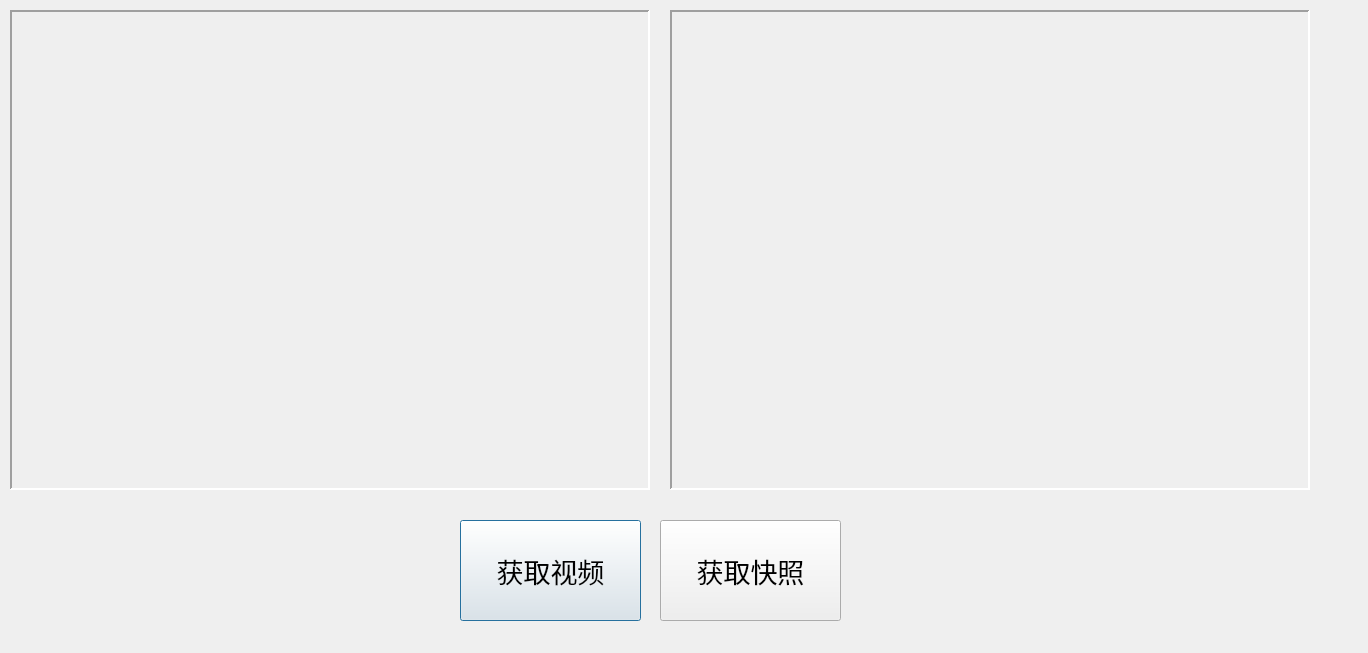
<?xml version="1.0" encoding="UTF-8"?>
<ui version="4.0">
 <class>VideoDialog</class>
 <widget class="QDialog" name="VideoDialog">
  <property name="geometry">
   <rect>
    <x>0</x>
    <y>0</y>
    <width>1368</width>
    <height>653</height>
   </rect>
  </property>
  <property name="font">
   <font>
    <pointsize>20</pointsize>
   </font>
  </property>
  <property name="windowTitle">
   <string>VideoDialog</string>
  </property>
  <widget class="QPushButton" name="streamButton">
   <property name="geometry">
    <rect>
     <x>460</x>
     <y>520</y>
     <width>181</width>
     <height>101</height>
    </rect>
   </property>
   <property name="text">
    <string>获取视频</string>
   </property>
  </widget>
  <widget class="QPushButton" name="getButton">
   <property name="geometry">
    <rect>
     <x>660</x>
     <y>520</y>
     <width>181</width>
     <height>101</height>
    </rect>
   </property>
   <property name="text">
    <string>获取快照</string>
   </property>
  </widget>
  <widget class="QLabel" name="label">
   <property name="geometry">
    <rect>
     <x>10</x>
     <y>10</y>
     <width>640</width>
     <height>480</height>
    </rect>
   </property>
   <property name="frameShape">
    <enum>QFrame::Panel</enum>
   </property>
   <property name="frameShadow">
    <enum>QFrame::Sunken</enum>
   </property>
   <property name="lineWidth">
    <number>2</number>
   </property>
   <property name="text">
    <string/>
   </property>
  </widget>
  <widget class="QLabel" name="shot1">
   <property name="geometry">
    <rect>
     <x>670</x>
     <y>10</y>
     <width>640</width>
     <height>480</height>
    </rect>
   </property>
   <property name="frameShape">
    <enum>QFrame::Panel</enum>
   </property>
   <property name="frameShadow">
    <enum>QFrame::Sunken</enum>
   </property>
   <property name="lineWidth">
    <number>2</number>
   </property>
   <property name="text">
    <string/>
   </property>
  </widget>
 </widget>
 <layoutdefault spacing="6" margin="11"/>
 <resources/>
 <connections/>
</ui>
